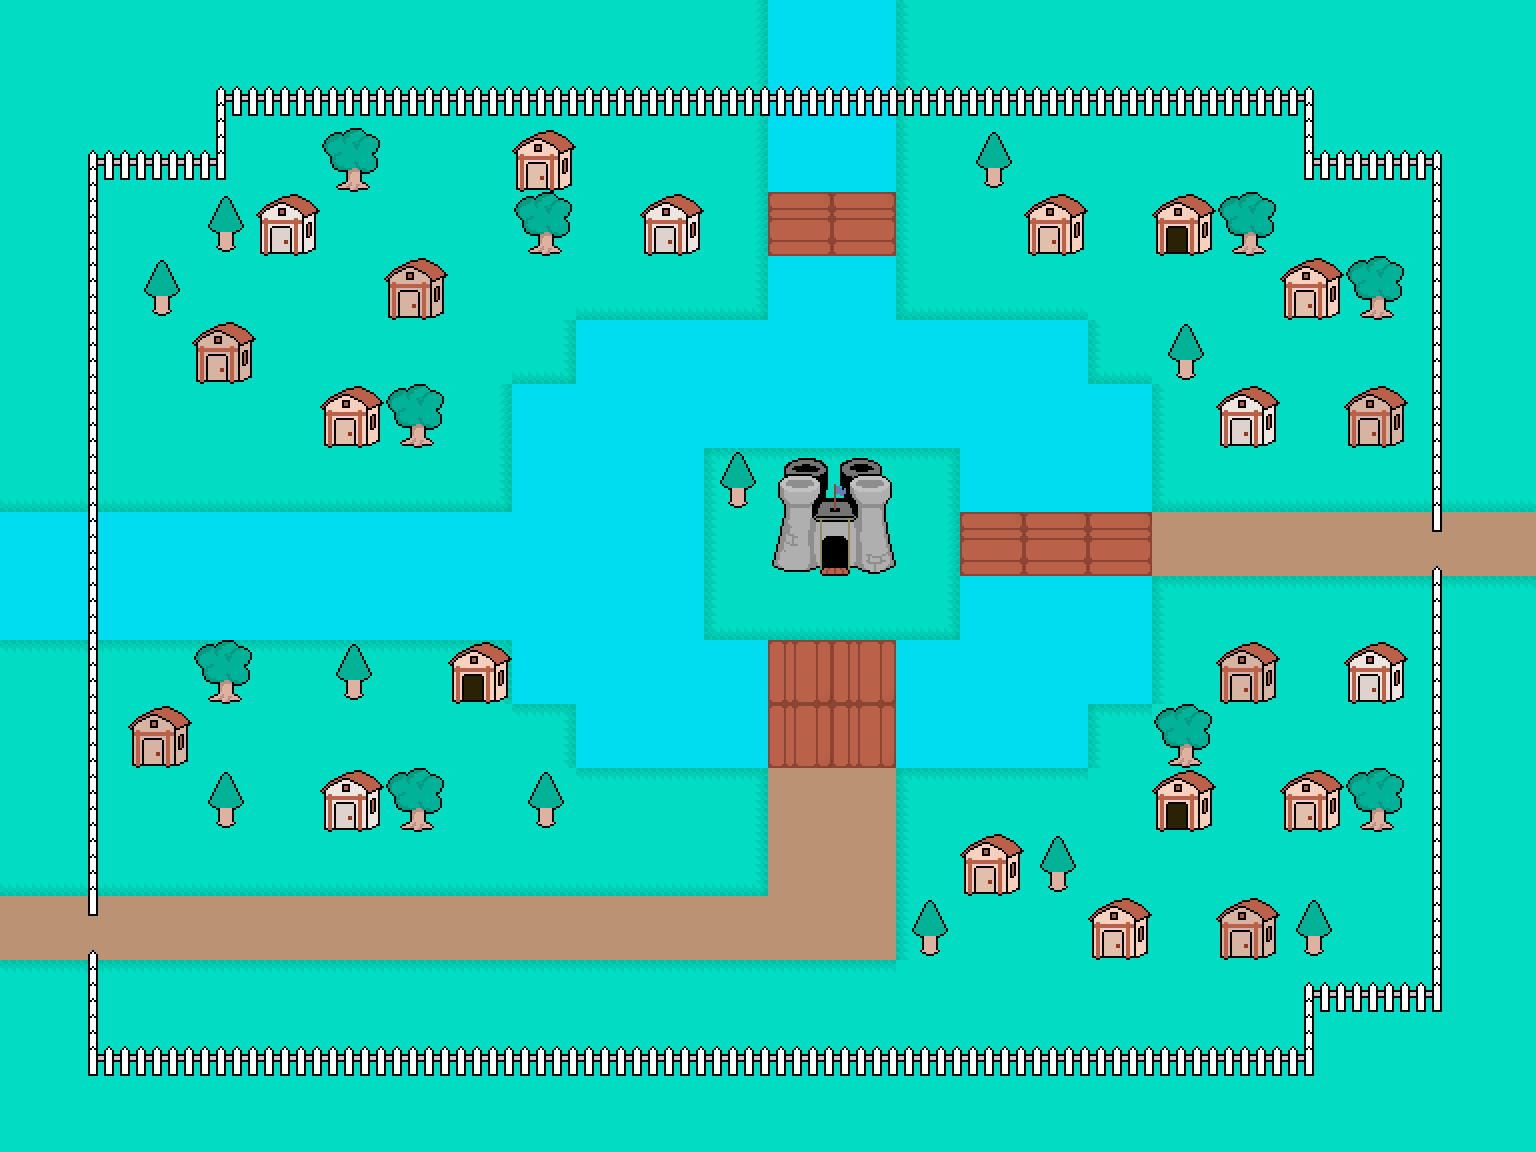

This is a level from a 2D game, rendered from its Tiled map with the project's own tilesets. A one-line summary and the map file follow, with tile-layer data summarised:
An orthogonal 24x18 tile map with 64x64 px tiles, 2 tile layers (Tile Layer 1, Tile Layer 2) and 18 objects (6x bridge, 6x bridgedestination, 4x npc, burroweditem, bubble).

<map version="1.0" orientation="orthogonal" width="24" height="18" tilewidth="64" tileheight="64">
 <properties>
  <property name="name" value="Abblegard" />
 </properties>
 <tileset firstgid="1" name="graphics" tilewidth="64" tileheight="64">
  <image source="graphics2x.png" width="640" height="2368" />
 </tileset>
 <layer name="Tile Layer 1" width="24" height="18">
  <data>[432 cells, 432 non-empty, 13 distinct tile ids]</data>
 </layer>
 <layer name="Tile Layer 2" width="24" height="18">
  <data>[432 cells, 117 non-empty, 17 distinct tile ids]</data>
 </layer>
 <objectgroup name="bridges" width="24" height="18">
  <object name="abblegardwest" type="bridge" x="0" y="896" width="64" height="64" />
  <object name="abblegardeast" type="bridge" x="1472" y="512" width="64" height="64" />
  <object name="abblegardwest" type="bridgedestination" x="64" y="896" width="64" height="64" />
  <object name="abblegardeast" type="bridgedestination" x="1408" y="512" width="64" height="64" />
  <object name="abblegardcastle" type="bridge" x="768" y="512" width="128" height="64" />
  <object name="abblegardcastle" type="bridgedestination" x="768" y="576" width="128" height="64" />
  <object name="shop1" type="bridge" x="448" y="640" width="64" height="64" />
  <object name="shop1" type="bridgedestination" x="448" y="704" width="64" height="64" />
  <object name="shop2" type="bridge" x="1152" y="192" width="64" height="64" />
  <object name="shop2" type="bridgedestination" x="1152" y="256" width="64" height="64" />
  <object name="inn" type="bridge" x="1152" y="768" width="64" height="64" />
  <object name="inn" type="bridgedestination" x="1152" y="832" width="64" height="64" />
 </objectgroup>
 <objectgroup name="items" width="24" height="18">
  <object name="new ItemCoinPurse(25, Animation.fromTile(9,&quot;graphics2x.png&quot;))" type="burroweditem" x="1344" y="896" width="64" height="64" />
 </objectgroup>
 <objectgroup name="npcs" width="24" height="18">
  <object name="new Soldier()" type="npc" x="128" y="832" width="64" height="64" />
  <object name="new Soldier()" type="npc" x="128" y="960" width="64" height="64" />
  <object name="new Soldier()" type="npc" x="1344" y="448" width="64" height="64" />
  <object name="new Soldier()" type="npc" x="1344" y="576" width="64" height="64" />
 </objectgroup>
 <objectgroup name="messages" width="24" height="18">
  <object name="Only rich people live in North-West Abblegard" type="bubble" x="832" y="192" width="64" height="64" repeat="false" />
 </objectgroup>
</map>
